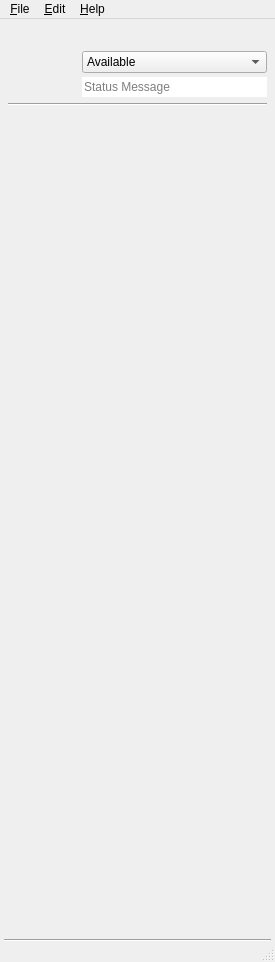
<?xml version="1.0" encoding="UTF-8"?>
<ui version="4.0">
 <class>MainWindow</class>
 <widget class="QMainWindow" name="MainWindow">
  <property name="geometry">
   <rect>
    <x>0</x>
    <y>0</y>
    <width>275</width>
    <height>962</height>
   </rect>
  </property>
  <property name="sizePolicy">
   <sizepolicy hsizetype="Fixed" vsizetype="Fixed">
    <horstretch>0</horstretch>
    <verstretch>0</verstretch>
   </sizepolicy>
  </property>
  <property name="minimumSize">
   <size>
    <width>275</width>
    <height>962</height>
   </size>
  </property>
  <property name="maximumSize">
   <size>
    <width>275</width>
    <height>962</height>
   </size>
  </property>
  <property name="windowTitle">
   <string>Qs Messenger</string>
  </property>
  <property name="styleSheet">
   <string notr="true"/>
  </property>
  <widget class="QWidget" name="centralwidget">
   <layout class="QVBoxLayout" name="verticalLayout">
    <property name="spacing">
     <number>2</number>
    </property>
    <property name="leftMargin">
     <number>4</number>
    </property>
    <property name="topMargin">
     <number>4</number>
    </property>
    <property name="rightMargin">
     <number>4</number>
    </property>
    <property name="bottomMargin">
     <number>0</number>
    </property>
    <item>
     <widget class="QStackedWidget" name="stackedWidget">
      <property name="minimumSize">
       <size>
        <width>0</width>
        <height>900</height>
       </size>
      </property>
      <property name="maximumSize">
       <size>
        <width>275</width>
        <height>980</height>
       </size>
      </property>
      <property name="font">
       <font>
        <pointsize>9</pointsize>
       </font>
      </property>
      <property name="currentIndex">
       <number>1</number>
      </property>
      <widget class="QWidget" name="page">
       <layout class="QGridLayout" name="gridLayout_2">
        <property name="leftMargin">
         <number>8</number>
        </property>
        <property name="topMargin">
         <number>4</number>
        </property>
        <property name="rightMargin">
         <number>8</number>
        </property>
        <property name="bottomMargin">
         <number>4</number>
        </property>
        <property name="spacing">
         <number>4</number>
        </property>
        <item row="0" column="0">
         <layout class="QVBoxLayout" name="verticalLayout_2">
          <property name="spacing">
           <number>3</number>
          </property>
          <property name="leftMargin">
           <number>10</number>
          </property>
          <property name="rightMargin">
           <number>10</number>
          </property>
          <item>
           <spacer name="verticalSpacer_7">
            <property name="orientation">
             <enum>Qt::Vertical</enum>
            </property>
            <property name="sizeType">
             <enum>QSizePolicy::Fixed</enum>
            </property>
            <property name="sizeHint" stdset="0">
             <size>
              <width>20</width>
              <height>120</height>
             </size>
            </property>
           </spacer>
          </item>
          <item>
           <layout class="QHBoxLayout" name="horizontalLayout_3">
            <property name="bottomMargin">
             <number>0</number>
            </property>
            <item>
             <widget class="QWidget" name="widget" native="true">
              <property name="minimumSize">
               <size>
                <width>200</width>
                <height>140</height>
               </size>
              </property>
              <property name="maximumSize">
               <size>
                <width>140</width>
                <height>140</height>
               </size>
              </property>
              <widget class="QLabel" name="smiley_label">
               <property name="geometry">
                <rect>
                 <x>30</x>
                 <y>0</y>
                 <width>140</width>
                 <height>140</height>
                </rect>
               </property>
               <property name="minimumSize">
                <size>
                 <width>140</width>
                 <height>140</height>
                </size>
               </property>
               <property name="maximumSize">
                <size>
                 <width>140</width>
                 <height>140</height>
                </size>
               </property>
               <property name="styleSheet">
                <string notr="true">color: rgba(0 , 0, 0,2);</string>
               </property>
               <property name="text">
                <string/>
               </property>
               <property name="pixmap">
                <pixmap>:/icons/icons/loading.png</pixmap>
               </property>
              </widget>
              <widget class="QWidget" name="widget_2" native="true">
               <property name="geometry">
                <rect>
                 <x>20</x>
                 <y>-1</y>
                 <width>161</width>
                 <height>141</height>
                </rect>
               </property>
               <property name="styleSheet">
                <string notr="true">background-color: rgba(ef,ef,ef,20)</string>
               </property>
              </widget>
             </widget>
            </item>
           </layout>
          </item>
          <item>
           <spacer name="verticalSpacer_2">
            <property name="font">
             <font>
              <pointsize>9</pointsize>
             </font>
            </property>
            <property name="orientation">
             <enum>Qt::Vertical</enum>
            </property>
            <property name="sizeType">
             <enum>QSizePolicy::Minimum</enum>
            </property>
            <property name="sizeHint" stdset="0">
             <size>
              <width>20</width>
              <height>80</height>
             </size>
            </property>
           </spacer>
          </item>
          <item>
           <widget class="QLabel" name="label">
            <property name="font">
             <font>
              <pointsize>9</pointsize>
             </font>
            </property>
            <property name="text">
             <string>Id:</string>
            </property>
           </widget>
          </item>
          <item>
           <widget class="QLineEdit" name="usernamePrompt">
            <property name="font">
             <font>
              <pointsize>9</pointsize>
             </font>
            </property>
            <property name="text">
             <string/>
            </property>
            <property name="placeholderText">
             <string>email</string>
            </property>
           </widget>
          </item>
          <item>
           <widget class="QLabel" name="label_2">
            <property name="font">
             <font>
              <pointsize>9</pointsize>
             </font>
            </property>
            <property name="text">
             <string>Password:</string>
            </property>
           </widget>
          </item>
          <item>
           <widget class="QLineEdit" name="passwordPrompt">
            <property name="font">
             <font>
              <pointsize>9</pointsize>
             </font>
            </property>
            <property name="text">
             <string/>
            </property>
            <property name="echoMode">
             <enum>QLineEdit::Password</enum>
            </property>
            <property name="placeholderText">
             <string>password</string>
            </property>
           </widget>
          </item>
          <item>
           <spacer name="verticalSpacer_5">
            <property name="font">
             <font>
              <pointsize>9</pointsize>
             </font>
            </property>
            <property name="orientation">
             <enum>Qt::Vertical</enum>
            </property>
            <property name="sizeType">
             <enum>QSizePolicy::Fixed</enum>
            </property>
            <property name="sizeHint" stdset="0">
             <size>
              <width>20</width>
              <height>13</height>
             </size>
            </property>
           </spacer>
          </item>
          <item>
           <widget class="QPushButton" name="registerNewUserButton">
            <property name="font">
             <font>
              <pointsize>9</pointsize>
             </font>
            </property>
            <property name="styleSheet">
             <string notr="true">color: rgb(52, 101, 164);</string>
            </property>
            <property name="text">
             <string>Register a new user</string>
            </property>
            <property name="flat">
             <bool>true</bool>
            </property>
           </widget>
          </item>
          <item>
           <spacer name="verticalSpacer_3">
            <property name="font">
             <font>
              <pointsize>9</pointsize>
             </font>
            </property>
            <property name="orientation">
             <enum>Qt::Vertical</enum>
            </property>
            <property name="sizeType">
             <enum>QSizePolicy::Fixed</enum>
            </property>
            <property name="sizeHint" stdset="0">
             <size>
              <width>20</width>
              <height>13</height>
             </size>
            </property>
           </spacer>
          </item>
          <item>
           <widget class="QCheckBox" name="rememberPrompt">
            <property name="minimumSize">
             <size>
              <width>0</width>
              <height>17</height>
             </size>
            </property>
            <property name="maximumSize">
             <size>
              <width>16777215</width>
              <height>14</height>
             </size>
            </property>
            <property name="font">
             <font>
              <pointsize>9</pointsize>
             </font>
            </property>
            <property name="text">
             <string>Remember my credentials</string>
            </property>
           </widget>
          </item>
          <item>
           <widget class="QCheckBox" name="autologinPrompt">
            <property name="minimumSize">
             <size>
              <width>0</width>
              <height>17</height>
             </size>
            </property>
            <property name="maximumSize">
             <size>
              <width>16777215</width>
              <height>14</height>
             </size>
            </property>
            <property name="font">
             <font>
              <pointsize>9</pointsize>
             </font>
            </property>
            <property name="text">
             <string>Sign in automatically</string>
            </property>
           </widget>
          </item>
          <item>
           <widget class="QCheckBox" name="invisible_Prompt">
            <property name="minimumSize">
             <size>
              <width>0</width>
              <height>17</height>
             </size>
            </property>
            <property name="maximumSize">
             <size>
              <width>16777215</width>
              <height>14</height>
             </size>
            </property>
            <property name="font">
             <font>
              <pointsize>9</pointsize>
             </font>
            </property>
            <property name="text">
             <string>Sign  in as invisible to everyone</string>
            </property>
           </widget>
          </item>
          <item>
           <spacer name="verticalSpacer_4">
            <property name="font">
             <font>
              <pointsize>9</pointsize>
             </font>
            </property>
            <property name="orientation">
             <enum>Qt::Vertical</enum>
            </property>
            <property name="sizeType">
             <enum>QSizePolicy::Fixed</enum>
            </property>
            <property name="sizeHint" stdset="0">
             <size>
              <width>20</width>
              <height>13</height>
             </size>
            </property>
           </spacer>
          </item>
          <item>
           <layout class="QHBoxLayout" name="horizontalLayout">
            <property name="topMargin">
             <number>5</number>
            </property>
            <item>
             <widget class="QPushButton" name="signInButton">
              <property name="maximumSize">
               <size>
                <width>97</width>
                <height>200</height>
               </size>
              </property>
              <property name="font">
               <font>
                <pointsize>9</pointsize>
               </font>
              </property>
              <property name="styleSheet">
               <string notr="true">background-color: rgb(232, 232, 232);</string>
              </property>
              <property name="text">
               <string>&amp;Sign In</string>
              </property>
             </widget>
            </item>
           </layout>
          </item>
          <item>
           <spacer name="verticalSpacer">
            <property name="font">
             <font>
              <pointsize>9</pointsize>
             </font>
            </property>
            <property name="orientation">
             <enum>Qt::Vertical</enum>
            </property>
            <property name="sizeHint" stdset="0">
             <size>
              <width>20</width>
              <height>40</height>
             </size>
            </property>
           </spacer>
          </item>
          <item>
           <widget class="QPushButton" name="resetPasswordButton">
            <property name="font">
             <font>
              <pointsize>9</pointsize>
             </font>
            </property>
            <property name="styleSheet">
             <string notr="true">color: rgb(52, 101, 164);</string>
            </property>
            <property name="text">
             <string>Forgot your password?</string>
            </property>
            <property name="flat">
             <bool>true</bool>
            </property>
           </widget>
          </item>
         </layout>
        </item>
       </layout>
      </widget>
      <widget class="QWidget" name="page_2">
       <layout class="QGridLayout" name="gridLayout_3">
        <property name="leftMargin">
         <number>4</number>
        </property>
        <property name="topMargin">
         <number>4</number>
        </property>
        <property name="rightMargin">
         <number>4</number>
        </property>
        <property name="bottomMargin">
         <number>4</number>
        </property>
        <property name="horizontalSpacing">
         <number>0</number>
        </property>
        <property name="verticalSpacing">
         <number>2</number>
        </property>
        <item row="3" column="0">
         <widget class="Line" name="line">
          <property name="orientation">
           <enum>Qt::Horizontal</enum>
          </property>
         </widget>
        </item>
        <item row="2" column="0">
         <spacer name="verticalSpacer_8">
          <property name="orientation">
           <enum>Qt::Vertical</enum>
          </property>
          <property name="sizeType">
           <enum>QSizePolicy::Fixed</enum>
          </property>
          <property name="sizeHint" stdset="0">
           <size>
            <width>20</width>
            <height>4</height>
           </size>
          </property>
         </spacer>
        </item>
        <item row="6" column="0">
         <widget class="QLabel" name="bannerLabel">
          <property name="minimumSize">
           <size>
            <width>257</width>
            <height>80</height>
           </size>
          </property>
          <property name="maximumSize">
           <size>
            <width>257</width>
            <height>80</height>
           </size>
          </property>
          <property name="text">
           <string/>
          </property>
          <property name="scaledContents">
           <bool>true</bool>
          </property>
         </widget>
        </item>
        <item row="1" column="0">
         <layout class="QHBoxLayout" name="horizontalLayout_2">
          <property name="spacing">
           <number>4</number>
          </property>
          <property name="leftMargin">
           <number>0</number>
          </property>
          <property name="topMargin">
           <number>0</number>
          </property>
          <property name="rightMargin">
           <number>0</number>
          </property>
          <property name="bottomMargin">
           <number>0</number>
          </property>
          <item>
           <widget class="QPushButton" name="MainAvatar">
            <property name="minimumSize">
             <size>
              <width>70</width>
              <height>70</height>
             </size>
            </property>
            <property name="maximumSize">
             <size>
              <width>70</width>
              <height>70</height>
             </size>
            </property>
            <property name="text">
             <string/>
            </property>
            <property name="icon">
             <iconset>
              <normalon>Resources/icons/avatarIcon.png</normalon>
             </iconset>
            </property>
            <property name="iconSize">
             <size>
              <width>70</width>
              <height>70</height>
             </size>
            </property>
            <property name="flat">
             <bool>true</bool>
            </property>
           </widget>
          </item>
          <item>
           <layout class="QVBoxLayout" name="verticalLayout_3">
            <property name="spacing">
             <number>2</number>
            </property>
            <property name="bottomMargin">
             <number>0</number>
            </property>
            <item>
             <layout class="QHBoxLayout" name="horizontalLayout_5">
              <property name="spacing">
               <number>2</number>
              </property>
              <property name="topMargin">
               <number>0</number>
              </property>
              <item>
               <widget class="QLabel" name="usernameLabel">
                <property name="sizePolicy">
                 <sizepolicy hsizetype="Expanding" vsizetype="Fixed">
                  <horstretch>0</horstretch>
                  <verstretch>0</verstretch>
                 </sizepolicy>
                </property>
                <property name="maximumSize">
                 <size>
                  <width>200</width>
                  <height>22</height>
                 </size>
                </property>
                <property name="font">
                 <font>
                  <pointsize>9</pointsize>
                  <weight>50</weight>
                  <bold>false</bold>
                 </font>
                </property>
                <property name="styleSheet">
                 <string notr="true">color: rgb(52, 101, 164);

</string>
                </property>
                <property name="text">
                 <string/>
                </property>
               </widget>
              </item>
             </layout>
            </item>
            <item>
             <widget class="QComboBox" name="availabilityDropDownMenu">
              <property name="font">
               <font>
                <pointsize>9</pointsize>
               </font>
              </property>
              <property name="styleSheet">
               <string notr="true"/>
              </property>
              <item>
               <property name="text">
                <string>Available</string>
               </property>
               <property name="icon">
                <iconset>
                 <normalon>:/icons/icons/smiley.png</normalon>
                </iconset>
               </property>
              </item>
              <item>
               <property name="text">
                <string>Busy</string>
               </property>
               <property name="icon">
                <iconset>
                 <normalon>:/icons/icons/smiley_busy.png</normalon>
                </iconset>
               </property>
              </item>
              <item>
               <property name="text">
                <string>Invisible</string>
               </property>
               <property name="icon">
                <iconset>
                 <normalon>:/icons/icons/smiley_invisible.png</normalon>
                </iconset>
               </property>
              </item>
             </widget>
            </item>
            <item>
             <spacer name="verticalSpacer_6">
              <property name="orientation">
               <enum>Qt::Vertical</enum>
              </property>
              <property name="sizeType">
               <enum>QSizePolicy::Fixed</enum>
              </property>
              <property name="sizeHint" stdset="0">
               <size>
                <width>20</width>
                <height>2</height>
               </size>
              </property>
             </spacer>
            </item>
            <item>
             <widget class="QLineEdit" name="statusMessageLineEdit">
              <property name="font">
               <font>
                <pointsize>9</pointsize>
               </font>
              </property>
              <property name="styleSheet">
               <string notr="true"/>
              </property>
              <property name="frame">
               <bool>false</bool>
              </property>
              <property name="alignment">
               <set>Qt::AlignLeading|Qt::AlignLeft|Qt::AlignVCenter</set>
              </property>
              <property name="placeholderText">
               <string>Status Message</string>
              </property>
             </widget>
            </item>
           </layout>
          </item>
         </layout>
        </item>
        <item row="4" column="0">
         <layout class="QVBoxLayout" name="listLayout">
          <property name="spacing">
           <number>0</number>
          </property>
          <property name="sizeConstraint">
           <enum>QLayout::SetNoConstraint</enum>
          </property>
          <property name="leftMargin">
           <number>0</number>
          </property>
         </layout>
        </item>
        <item row="5" column="0">
         <spacer name="verticalSpacer_9">
          <property name="orientation">
           <enum>Qt::Vertical</enum>
          </property>
          <property name="sizeHint" stdset="0">
           <size>
            <width>20</width>
            <height>1</height>
           </size>
          </property>
         </spacer>
        </item>
       </layout>
      </widget>
     </widget>
    </item>
    <item>
     <widget class="Line" name="line_3">
      <property name="orientation">
       <enum>Qt::Horizontal</enum>
      </property>
     </widget>
    </item>
   </layout>
  </widget>
  <widget class="QMenuBar" name="menubar">
   <property name="geometry">
    <rect>
     <x>0</x>
     <y>0</y>
     <width>275</width>
     <height>24</height>
    </rect>
   </property>
   <widget class="QMenu" name="menuMessenger">
    <property name="title">
     <string>&amp;File</string>
    </property>
    <addaction name="actionSign"/>
   </widget>
   <widget class="QMenu" name="menuHelp">
    <property name="title">
     <string>&amp;Help</string>
    </property>
    <addaction name="actionAbout"/>
   </widget>
   <widget class="QMenu" name="menuEdit">
    <property name="title">
     <string>&amp;Edit</string>
    </property>
    <addaction name="actionSettings"/>
   </widget>
   <addaction name="menuMessenger"/>
   <addaction name="menuEdit"/>
   <addaction name="menuHelp"/>
  </widget>
  <widget class="QStatusBar" name="statusbar">
   <property name="sizePolicy">
    <sizepolicy hsizetype="Preferred" vsizetype="Fixed">
     <horstretch>0</horstretch>
     <verstretch>0</verstretch>
    </sizepolicy>
   </property>
   <property name="minimumSize">
    <size>
     <width>0</width>
     <height>20</height>
    </size>
   </property>
   <property name="maximumSize">
    <size>
     <width>16777215</width>
     <height>20</height>
    </size>
   </property>
   <property name="font">
    <font>
     <pointsize>10</pointsize>
    </font>
   </property>
   <property name="styleSheet">
    <string notr="true">color: rgb(60, 150, 0);</string>
   </property>
  </widget>
  <action name="actionActivate_New_User">
   <property name="text">
    <string>Activate New User</string>
   </property>
   <property name="font">
    <font>
     <pointsize>10</pointsize>
    </font>
   </property>
   <property name="shortcut">
    <string>Ctrl+N</string>
   </property>
  </action>
  <action name="actionReset_Password">
   <property name="text">
    <string>Reset Password</string>
   </property>
   <property name="font">
    <font>
     <pointsize>10</pointsize>
    </font>
   </property>
   <property name="shortcut">
    <string>Ctrl+R</string>
   </property>
  </action>
  <action name="actionToggle_List_View">
   <property name="text">
    <string>Toggle List View</string>
   </property>
   <property name="font">
    <font>
     <pointsize>10</pointsize>
    </font>
   </property>
   <property name="shortcut">
    <string>Ctrl+D</string>
   </property>
  </action>
  <action name="actionAbout">
   <property name="text">
    <string>&amp;About</string>
   </property>
   <property name="font">
    <font/>
   </property>
  </action>
  <action name="actionFriend_Request">
   <property name="text">
    <string>Friend Request</string>
   </property>
   <property name="font">
    <font>
     <pointsize>10</pointsize>
    </font>
   </property>
   <property name="shortcut">
    <string>Ctrl+F</string>
   </property>
  </action>
  <action name="actionSettings">
   <property name="text">
    <string>Settin&amp;gs</string>
   </property>
   <property name="font">
    <font/>
   </property>
  </action>
  <action name="actionSign">
   <property name="text">
    <string>&amp;SignOut</string>
   </property>
   <property name="font">
    <font/>
   </property>
  </action>
 </widget>
 <resources/>
 <connections/>
</ui>
